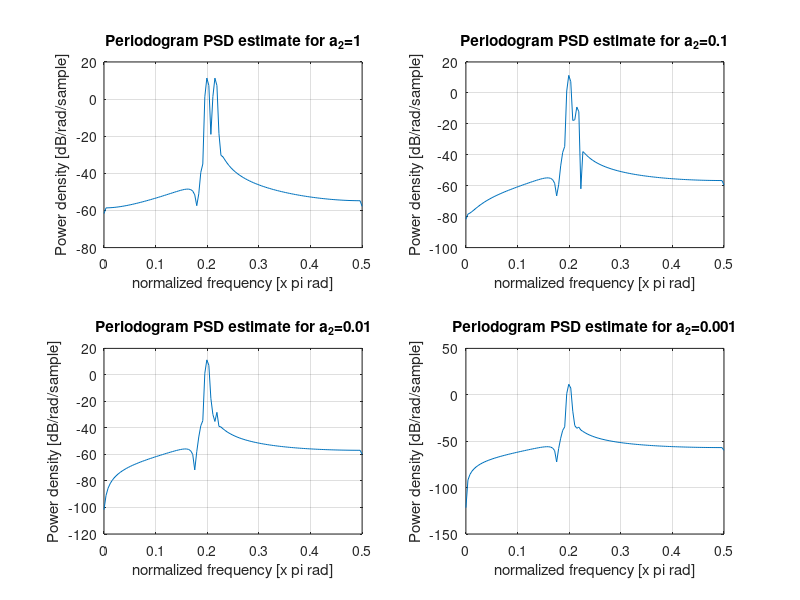
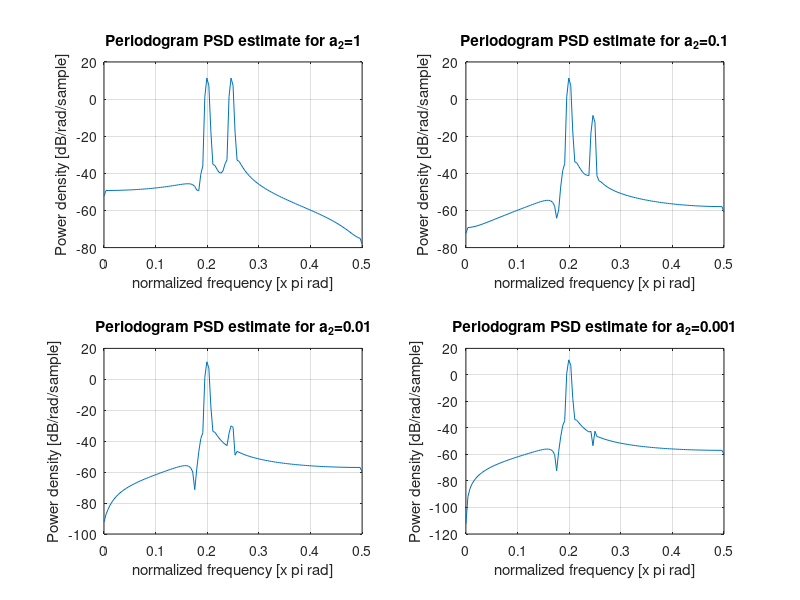
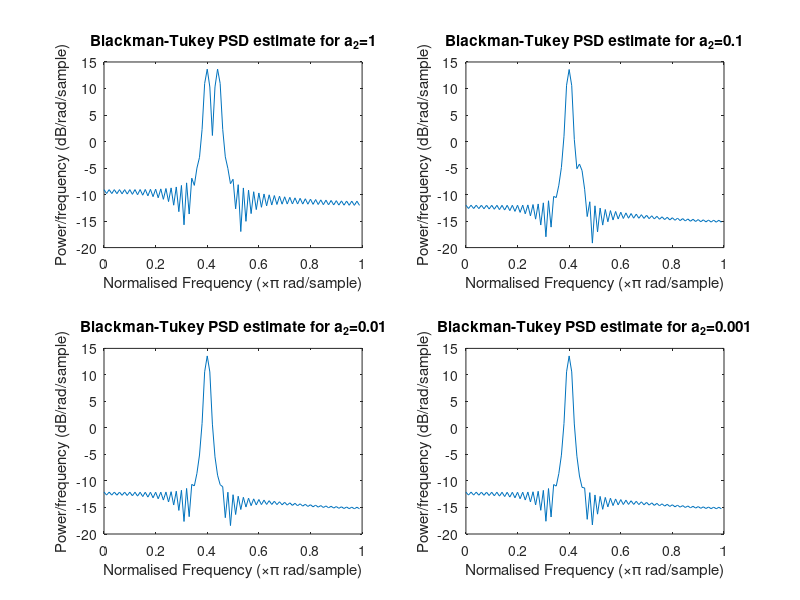
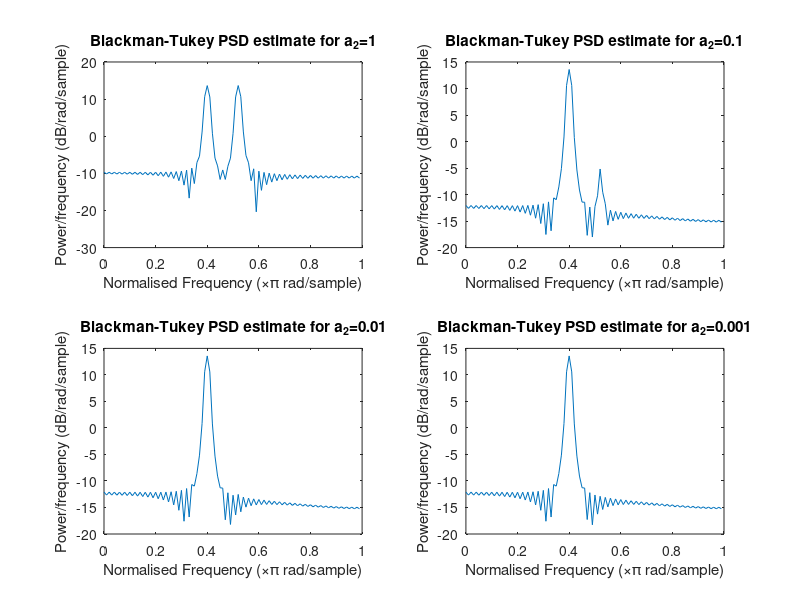

Recreate these plots in MATLAB, in order.
% ASPMI Part 1.3f
% Make Chebyshev windowed periodogram of x[n] with varying a2
f0=0.2;
a1 = 1;

phi1 = 0;
phi2 = 0;
N = 256;

n = 0:N-1;
w = 0; % 0 variance

% Find periodograms for alpha=4
alpha = 4;

% Find periodogram for a2=1
a2 = 1;
x = a1*sin(f0*2*pi*n+phi1)+a2*sin((f0+alpha/N)*2*pi*n+phi2)+w;
win = chebwin(N,50);
figure(1)
subplot(2,2,1)
periodogram(x,win);
title('Periodogram PSD estimate for a_2=1')

% Find periodogram for a2=0.1
a2 = 0.1;
x = a1*sin(f0*2*pi*n+phi1)+a2*sin((f0+alpha/N)*2*pi*n+phi2)+w;
figure(1)
subplot(2,2,2)
periodogram(x,win);
title('Periodogram PSD estimate for a_2=0.1')

% Find periodogram for a2=0.01
a2 = 0.01;
x = a1*sin(f0*2*pi*n+phi1)+a2*sin((f0+alpha/N)*2*pi*n+phi2)+w;
figure(1)
subplot(2,2,3)
periodogram(x,win);
title('Periodogram PSD estimate for a_2=0.01')

% Find periodogram for a2=0.001
a2 = 0.001;
x = a1*sin(f0*2*pi*n+phi1)+a2*sin((f0+alpha/N)*2*pi*n+phi2)+w;
figure(1)
subplot(2,2,4)
periodogram(x,win);
title('Periodogram PSD estimate for a_2=0.001')

% Find periodograms for alpha=12
alpha = 12;

% Find periodogram for a2=1
a2 = 1;
x = a1*sin(f0*2*pi*n+phi1)+a2*sin((f0+alpha/N)*2*pi*n+phi2)+w;
figure(2)
subplot(2,2,1)
periodogram(x,win);
title('Periodogram PSD estimate for a_2=1')

% Find periodogram for a2=0.1
a2 = 0.1;
x = a1*sin(f0*2*pi*n+phi1)+a2*sin((f0+alpha/N)*2*pi*n+phi2)+w;
figure(2)
subplot(2,2,2)
periodogram(x,win);
title('Periodogram PSD estimate for a_2=0.1')

% Find periodogram for a2=0.01
a2 = 0.01;
x = a1*sin(f0*2*pi*n+phi1)+a2*sin((f0+alpha/N)*2*pi*n+phi2)+w;
figure(2)
subplot(2,2,3)
periodogram(x,win);
title('Periodogram PSD estimate for a_2=0.01')

% Find periodogram for a2=0.001
a2 = 0.001;
x = a1*sin(f0*2*pi*n+phi1)+a2*sin((f0+alpha/N)*2*pi*n+phi2)+w;
figure(2)
subplot(2,2,4)
periodogram(x,win);
title('Periodogram PSD estimate for a_2=0.001')

%%%%%%%%%%%%%%%% Use Blackman-Tukey method %%%%%%%%%%%%%%%%%%%%%%%%%%%%%%%%
% Find periodograms for alpha=4
alpha = 4;
N = 200; % Throw away some samples
fn = 0:2*1/200:1-1/200;
win_bt = chebwin(N,50);

% Find periodogram for a2=1
a2 = 1;
x = a1*sin(f0*2*pi*n+phi1)+a2*sin((f0+alpha/N)*2*pi*n+phi2)+w;
acf_x = xcorr(x,'biased');
acf_x = acf_x(156:355);
fft_acf_x = fft(win_bt.*transpose(acf_x));
fft_acf_x = fft_acf_x + 10e-13;
figure(3)
subplot(2,2,1)
plot(fn,10*log10(abs(fft_acf_x(1:100))))
title('Blackman-Tukey PSD estimate for a_2=1')
xlabel('Normalised Frequency (\times\pi rad/sample)')
ylabel('Power/frequency (dB/rad/sample)')

% Find periodogram for a2=0.1
a2 = 0.1;
x = a1*sin(f0*2*pi*n+phi1)+a2*sin((f0+alpha/N)*2*pi*n+phi2)+w;
acf_x = xcorr(x,'biased');
acf_x = acf_x(156:355);
fft_acf_x = fft(win_bt.*transpose(acf_x));
fft_acf_x = fft_acf_x + 10e-13;
figure(3)
subplot(2,2,2)
plot(fn,10*log10(abs(fft_acf_x(1:100))))
title('Blackman-Tukey PSD estimate for a_2=0.1')
xlabel('Normalised Frequency (\times\pi rad/sample)')
ylabel('Power/frequency (dB/rad/sample)')

% Find periodogram for a2=0.01
a2 = 0.01;
x = a1*sin(f0*2*pi*n+phi1)+a2*sin((f0+alpha/N)*2*pi*n+phi2)+w;
acf_x = xcorr(x,'biased');
acf_x = acf_x(156:355);
fft_acf_x = fft(win_bt.*transpose(acf_x));
fft_acf_x = fft_acf_x + 10e-13;
figure(3)
subplot(2,2,3)
plot(fn,10*log10(abs(fft_acf_x(1:100))))
title('Blackman-Tukey PSD estimate for a_2=0.01')
xlabel('Normalised Frequency (\times\pi rad/sample)')
ylabel('Power/frequency (dB/rad/sample)')

% Find periodogram for a2=0.001
a2 = 0.001;
x = a1*sin(f0*2*pi*n+phi1)+a2*sin((f0+alpha/N)*2*pi*n+phi2)+w;
acf_x = xcorr(x,'biased');
acf_x = acf_x(156:355);
fft_acf_x = fft(win_bt.*transpose(acf_x));
fft_acf_x = fft_acf_x + 10e-15;
figure(3)
subplot(2,2,4)
plot(fn,10*log10(abs(fft_acf_x(1:100))))
title('Blackman-Tukey PSD estimate for a_2=0.001')
xlabel('Normalised Frequency (\times\pi rad/sample)')
ylabel('Power/frequency (dB/rad/sample)')

% Find periodograms for alpha=12
alpha = 12;

% Find periodogram for a2=1
a2 = 1;
x = a1*sin(f0*2*pi*n+phi1)+a2*sin((f0+alpha/N)*2*pi*n+phi2)+w;
acf_x = xcorr(x,'biased');
acf_x = acf_x(156:355);
fft_acf_x = fft(win_bt.*transpose(acf_x));
fft_acf_x = fft_acf_x + 10e-13;
figure(4)
subplot(2,2,1)
plot(fn,10*log10(abs(fft_acf_x(1:100))))
title('Blackman-Tukey PSD estimate for a_2=1')
xlabel('Normalised Frequency (\times\pi rad/sample)')
ylabel('Power/frequency (dB/rad/sample)')

% Find periodogram for a2=0.1
a2 = 0.1;
x = a1*sin(f0*2*pi*n+phi1)+a2*sin((f0+alpha/N)*2*pi*n+phi2)+w;
acf_x = xcorr(x,'biased');
acf_x = acf_x(156:355);
fft_acf_x = fft(win_bt.*transpose(acf_x));
fft_acf_x = fft_acf_x + 10e-13;
figure(4)
subplot(2,2,2)
plot(fn,10*log10(abs(fft_acf_x(1:100))))
title('Blackman-Tukey PSD estimate for a_2=0.1')
xlabel('Normalised Frequency (\times\pi rad/sample)')
ylabel('Power/frequency (dB/rad/sample)')

% Find periodogram for a2=0.01
a2 = 0.01;
x = a1*sin(f0*2*pi*n+phi1)+a2*sin((f0+alpha/N)*2*pi*n+phi2)+w;
acf_x = xcorr(x,'biased');
acf_x = acf_x(156:355);
fft_acf_x = fft(win_bt.*transpose(acf_x));
fft_acf_x = fft_acf_x + 10e-13;
figure(4)
subplot(2,2,3)
plot(fn,10*log10(abs(fft_acf_x(1:100))))
title('Blackman-Tukey PSD estimate for a_2=0.01')
xlabel('Normalised Frequency (\times\pi rad/sample)')
ylabel('Power/frequency (dB/rad/sample)')

% Find periodogram for a2=0.001
a2 = 0.001;
x = a1*sin(f0*2*pi*n+phi1)+a2*sin((f0+alpha/N)*2*pi*n+phi2)+w;
acf_x = xcorr(x,'biased');
acf_x = acf_x(156:355);
fft_acf_x = fft(win_bt.*transpose(acf_x));
fft_acf_x = fft_acf_x + 10e-13;
figure(4)
subplot(2,2,4)
plot(fn,10*log10(abs(fft_acf_x(1:100))))
title('Blackman-Tukey PSD estimate for a_2=0.001')
xlabel('Normalised Frequency (\times\pi rad/sample)')
ylabel('Power/frequency (dB/rad/sample)')